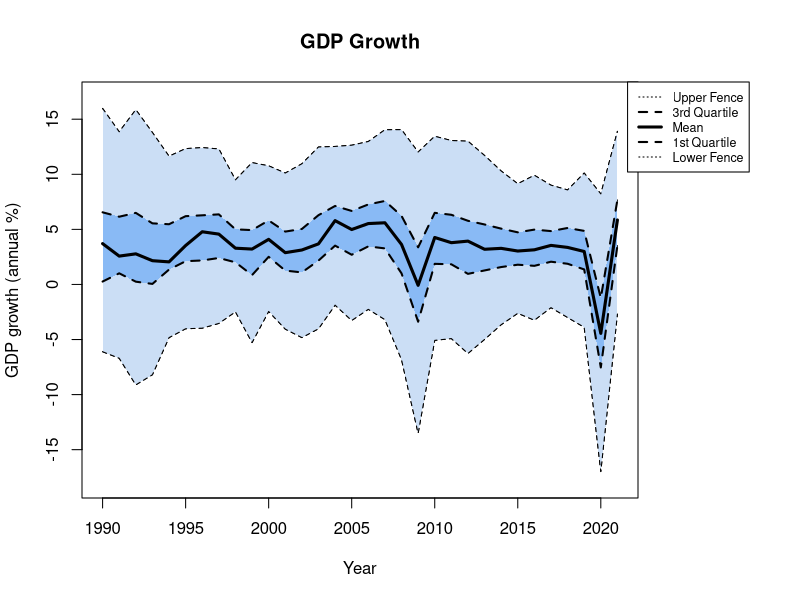
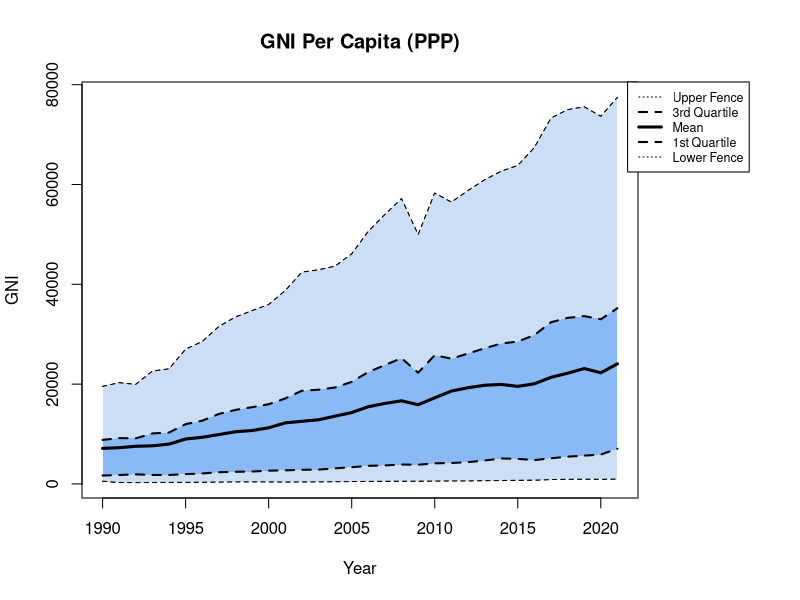
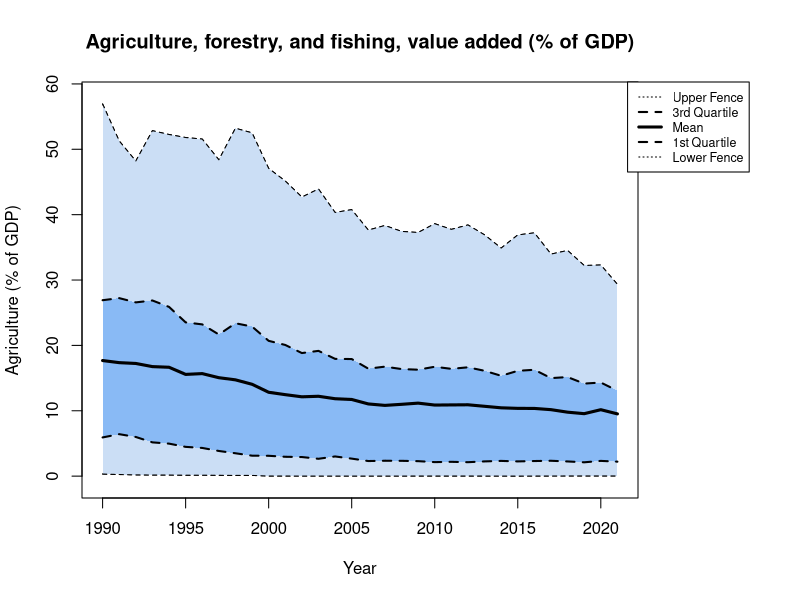
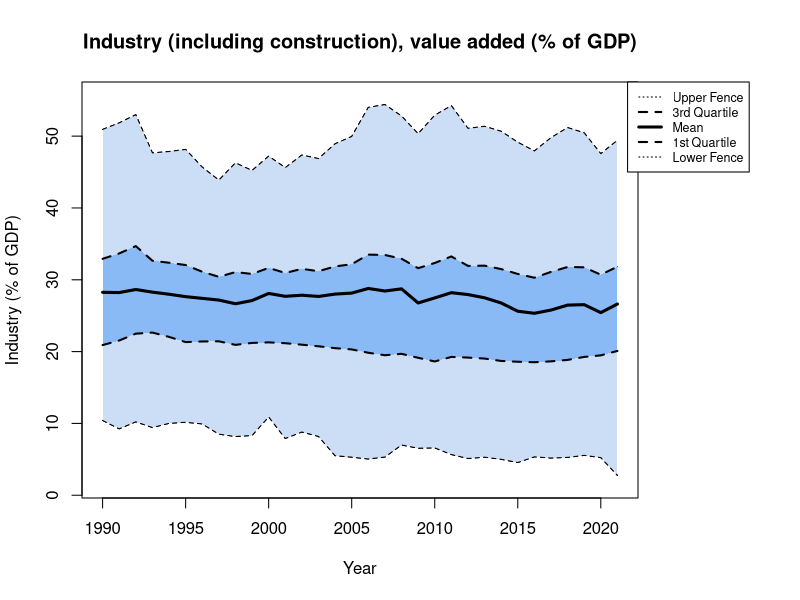
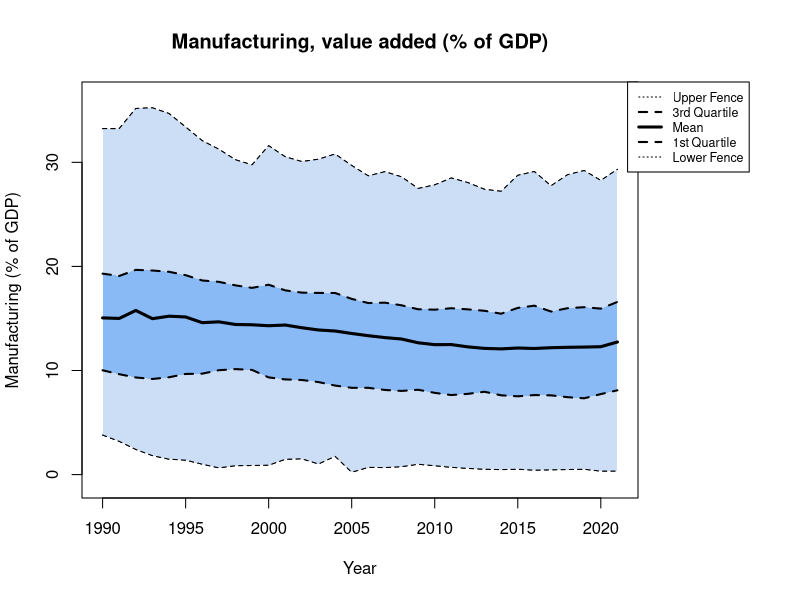
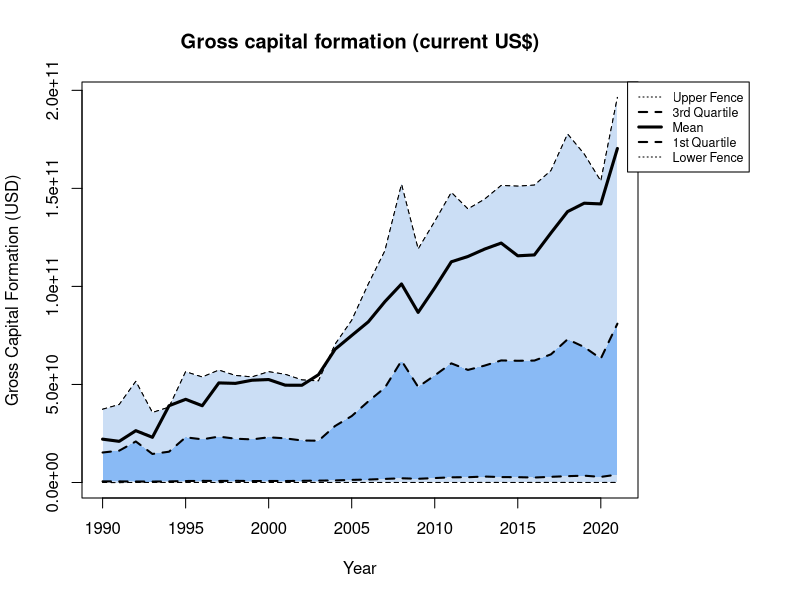

The R script that drew these images, in order:
# This project intends to address the question of whether changes in one common indicator of economic development may predict changes in other
# economic indicators over time. World Bank time-series data were downloaded for every country in the world from 1980 to 2022
# covering several common indicators of economic development, including: Gross National Income per Capita (PPP-adjusted); Manufacturing,
# value added (% of GDP); and GDP growth (%); among others. After visualizing the data, the Granger Causality test is applied at different orders (i.e. "lag" periods,
# e.g. 1 year, 2 years) to each possible pairing of WB indicators for each country. The ADF and KPSS tests are applied to each  
# country-indicator series to ensure that Granger stationarity requirements are met. Data series that fail the stationarity
# tests are transformed using the difference method and retested for stationarity. Data series that pass both rounds of stationarity testing 
# are analyzed using the Granger Causality test from the lmtest library. The number of successful (p<0.05) Granger Causality tests
# among all countries will form the basis of determining which economic development indicators (if any) are broadly beneficial in predicting
# information about other economic development indicators.

install.packages("lmtest")
install.packages("dplyr")
install.packages("tseries")
library(tseries)
library(lmtest)
library(dplyr)

#===== load tables needed for data analysis

Input_Table <- read.csv("world_bank_indicators.csv", header = TRUE, sep = ",")
Country_List <- unique(Input_Table$COUNTRY)
Econ_Indicators <- c("GDP_GROWTH", "GNI_CAPITA_PPP", "AG_GDP", "INDUSTRY_GDP", "MANUFACTURING_GDP", "GROSS_CAPITAL")

#===== define aggregate indicators from Input_Table

Q1 <- function(x) {
  quantile(x, probs = 0.25)
}

Q3 <- function(x) {
  quantile(x, probs = 0.75)
}

IQR1 <- function(x) {
  (Q3(x) - Q1(x))*1.5
}

UpperFence <- function(x) {
  if (Q3(x) + IQR1(x) > max(x)) {
    max(x)
  } else {
    Q3(x) + IQR1(x)
  }
}

LowerFence <- function(x) {
  if (Q1(x) - IQR1(x) < min(x)) {
    min(x)
  } else {
    Q1(x) - IQR1(x)
  } 
}

avgs_table <- cbind(aggregate(.~YEAR, Input_Table[, -c(1)], mean))
avgs = c("Avg_GDP", "Avg_GNI", "Avg_AG", "Avg_IND", "Avg_MANUF", "Avg_CAP")
for (i in 1:6) names(avgs_table)[names(avgs_table) == Econ_Indicators[i]] = avgs[i]

Q1_table <- cbind(aggregate(.~YEAR, Input_Table[, -c(1)], Q1))
Q1s = c("Q1_GDP", "Q1_GNI", "Q1_AG", "Q1_IND", "Q1_MANUF", "Q1_CAP")
for (i in 1:6) names(Q1_table)[names(Q1_table) == Econ_Indicators[i]] = Q1s[i]

Q3_table <- cbind(aggregate(.~YEAR, Input_Table[, -c(1)], Q3))
Q3s = c("Q3_GDP", "Q3_GNI", "Q3_AG", "Q3_IND", "Q3_MANUF", "Q3_CAP")
for (i in 1:6) names(Q3_table)[names(Q3_table) == Econ_Indicators[i]] = Q3s[i]

LF_table <- cbind(aggregate(.~YEAR, Input_Table[, -c(1)], LowerFence))
LFs = c("LF_GDP", "LF_GNI", "LF_AG", "LF_IND", "LF_MANUF", "LF_CAP")
for (i in 1:6) names(LF_table)[names(LF_table) == Econ_Indicators[i]] = LFs[i]

UF_table <- cbind(aggregate(.~YEAR, Input_Table[, -c(1)], UpperFence))
UFs = c("UF_GDP", "UF_GNI", "UF_AG", "UF_IND", "UF_MANUF", "UF_CAP")
for (i in 1:6) names(UF_table)[names(UF_table) == Econ_Indicators[i]] = UFs[i]

merge_list <- list(avgs_table, Q1_table, Q3_table, LF_table, UF_table)
viz_table <- Reduce(function(x, y) merge(x, y, all = TRUE), merge_list)

#===== visualize aggregated indicators: GDP

Avg_GDP_Growth <- viz_table$Avg_GDP
Q1_GDP_Growth <- viz_table$Q1_GDP
Q3_GDP_Growth <- viz_table$Q3_GDP
Lower_Fence_GDP_Growth <- viz_table$LF_GDP
Upper_Fence_GDP_Growth <- viz_table$UF_GDP

x_axis <- (1990:2021)

par(mar=c(5.1, 4.1, 4.1, 8.1), xpd=TRUE)

plot(x_axis, Avg_GDP_Growth, type = "l", col = "black", xlab = "Year", ylab = "GDP growth (annual %)", main = "GDP Growth", ylim = c(min(Lower_Fence_GDP_Growth)-1, max(Upper_Fence_GDP_Growth)+1))
lines(x_axis, Upper_Fence_GDP_Growth, type = "l", lty = 2, col = "black")
lines(x_axis, Q3_GDP_Growth, type = "l", lty = 2, col = "black")
lines(x_axis, Q1_GDP_Growth, type = "l", lty = 2, col = "black")
lines(x_axis, Lower_Fence_GDP_Growth, type = "l", lty = 2, col = "black")

polygon(c(x_axis, rev(x_axis)), c(Lower_Fence_GDP_Growth, rev(Q1_GDP_Growth)), col = "#cbdef5", lty = 0)
polygon(c(x_axis, rev(x_axis)), c(Q1_GDP_Growth, rev(Q3_GDP_Growth)), col = "#89baf5", lty = 0)
polygon(c(x_axis, rev(x_axis)), c(Q3_GDP_Growth, rev(Upper_Fence_GDP_Growth)), col = "#cbdef5", lty = 0)

lines(x_axis, Avg_GDP_Growth, type = "l", lwd = 3, col = "black")
lines(x_axis, Q1_GDP_Growth, type = "l", lwd = 2, lty = 2, col = "black")
lines(x_axis, Q3_GDP_Growth, type = "l", lty = 2, lwd = 2, col = "black")
lines(x_axis, Lower_Fence_GDP_Growth, type = "l", lty = 2, col = "black")
lines(x_axis, Upper_Fence_GDP_Growth, type = "l", lty = 2, col = "black")

legend("topright", inset=c(-0.2,0), cex = 0.75, legend = c("Upper Fence", "3rd Quartile", "Mean", "1st Quartile", "Lower Fence"), lty = c(3, 2, 1, 2, 3), lwd = c(1, 2, 3, 2, 1))

#===== visualize aggregated indicators: GNI Per Capita (PPP)

Avg_GNI <- viz_table$Avg_GNI
Q1_GNI <- viz_table$Q1_GNI
Q3_GNI <- viz_table$Q3_GNI
Lower_Fence_GNI <- viz_table$LF_GNI
Upper_Fence_GNI <- viz_table$UF_GNI

par(mar=c(5.1, 4.1, 4.1, 8.1), xpd=TRUE)

plot(x_axis, Avg_GNI, type = "l", col = "black", xlab = "Year", ylab = "GNI", main = "GNI Per Capita (PPP)", ylim = c(min(Lower_Fence_GNI)-1, max(Upper_Fence_GNI)+1))
lines(x_axis, Upper_Fence_GNI, type = "l", lty = 2, col = "black")
lines(x_axis, Q3_GNI, type = "l", lty = 2, col = "black")
lines(x_axis, Q1_GNI, type = "l", lty = 2, col = "black")
lines(x_axis, Lower_Fence_GNI, type = "l", lty = 2, col = "black")

polygon(c(x_axis, rev(x_axis)), c(Lower_Fence_GNI, rev(Q1_GNI)), col = "#cbdef5", lty = 0)
polygon(c(x_axis, rev(x_axis)), c(Q1_GNI, rev(Q3_GNI)), col = "#89baf5", lty = 0)
polygon(c(x_axis, rev(x_axis)), c(Q3_GNI, rev(Upper_Fence_GNI)), col = "#cbdef5", lty = 0)

lines(x_axis, Avg_GNI, type = "l", lwd = 3, col = "black")
lines(x_axis, Q1_GNI, type = "l", lwd = 2, lty = 2, col = "black")
lines(x_axis, Q3_GNI, type = "l", lty = 2, lwd = 2, col = "black")
lines(x_axis, Lower_Fence_GNI, type = "l", lty = 2, col = "black")
lines(x_axis, Upper_Fence_GNI, type = "l", lty = 2, col = "black")

legend("topright", inset=c(-0.2,0), cex = 0.75, legend = c("Upper Fence", "3rd Quartile", "Mean", "1st Quartile", "Lower Fence"), lty = c(3, 2, 1, 2, 3), lwd = c(1, 2, 3, 2, 1))

#===== visualize aggregated indicators: Agriculture (% of GDP)

Avg_AG <- viz_table$Avg_AG
Q1_AG <- viz_table$Q1_AG
Q3_AG <- viz_table$Q3_AG
Lower_Fence_AG <- viz_table$LF_AG
Upper_Fence_AG <- viz_table$UF_AG

par(mar=c(5.1, 4.1, 4.1, 8.1), xpd=TRUE)

plot(x_axis, Avg_AG, type = "l", col = "black", xlab = "Year", ylab = "Agriculture (% of GDP)", main = "Agriculture, forestry, and fishing, value added (% of GDP)", ylim = c(min(Lower_Fence_AG)-1, max(Upper_Fence_AG)+1))
lines(x_axis, Upper_Fence_AG, type = "l", lty = 2, col = "black")
lines(x_axis, Q3_AG, type = "l", lty = 2, col = "black")
lines(x_axis, Q1_AG, type = "l", lty = 2, col = "black")
lines(x_axis, Lower_Fence_AG, type = "l", lty = 2, col = "black")

polygon(c(x_axis, rev(x_axis)), c(Lower_Fence_AG, rev(Q1_AG)), col = "#cbdef5", lty = 0)
polygon(c(x_axis, rev(x_axis)), c(Q1_AG, rev(Q3_AG)), col = "#89baf5", lty = 0)
polygon(c(x_axis, rev(x_axis)), c(Q3_AG, rev(Upper_Fence_AG)), col = "#cbdef5", lty = 0)

lines(x_axis, Avg_AG, type = "l", lwd = 3, col = "black")
lines(x_axis, Q1_AG, type = "l", lwd = 2, lty = 2, col = "black")
lines(x_axis, Q3_AG, type = "l", lty = 2, lwd = 2, col = "black")
lines(x_axis, Lower_Fence_AG, type = "l", lty = 2, col = "black")
lines(x_axis, Upper_Fence_AG, type = "l", lty = 2, col = "black")

legend("topright", inset=c(-0.2,0), cex = 0.75, legend = c("Upper Fence", "3rd Quartile", "Mean", "1st Quartile", "Lower Fence"), lty = c(3, 2, 1, 2, 3), lwd = c(1, 2, 3, 2, 1))

#===== visualize aggregated indicators: Industry (% of GDP)

Avg_IND <- viz_table$Avg_IND
Q1_IND <- viz_table$Q1_IND
Q3_IND <- viz_table$Q3_IND
Lower_Fence_IND <- viz_table$LF_IND
Upper_Fence_IND <- viz_table$UF_IND

par(mar=c(5.1, 4.1, 4.1, 8.1), xpd=TRUE)

plot(x_axis, Avg_IND, type = "l", col = "black", xlab = "Year", ylab = "Industry (% of GDP)", main = "Industry (including construction), value added (% of GDP)", ylim = c(min(Lower_Fence_IND)-1, max(Upper_Fence_IND)+1))
lines(x_axis, Upper_Fence_IND, type = "l", lty = 2, col = "black")
lines(x_axis, Q3_IND, type = "l", lty = 2, col = "black")
lines(x_axis, Q1_IND, type = "l", lty = 2, col = "black")
lines(x_axis, Lower_Fence_IND, type = "l", lty = 2, col = "black")

polygon(c(x_axis, rev(x_axis)), c(Lower_Fence_IND, rev(Q1_IND)), col = "#cbdef5", lty = 0)
polygon(c(x_axis, rev(x_axis)), c(Q1_IND, rev(Q3_IND)), col = "#89baf5", lty = 0)
polygon(c(x_axis, rev(x_axis)), c(Q3_IND, rev(Upper_Fence_IND)), col = "#cbdef5", lty = 0)

lines(x_axis, Avg_IND, type = "l", lwd = 3, col = "black")
lines(x_axis, Q1_IND, type = "l", lwd = 2, lty = 2, col = "black")
lines(x_axis, Q3_IND, type = "l", lty = 2, lwd = 2, col = "black")
lines(x_axis, Lower_Fence_IND, type = "l", lty = 2, col = "black")
lines(x_axis, Upper_Fence_IND, type = "l", lty = 2, col = "black")

legend("topright", inset=c(-0.2,0), cex = 0.75, legend = c("Upper Fence", "3rd Quartile", "Mean", "1st Quartile", "Lower Fence"), lty = c(3, 2, 1, 2, 3), lwd = c(1, 2, 3, 2, 1))

#===== visualize aggregated indicators: Manufacturing (% of GDP)

Avg_MANUF <- viz_table$Avg_MANUF
Q1_MANUF <- viz_table$Q1_MANUF
Q3_MANUF <- viz_table$Q3_MANUF
Lower_Fence_MANUF <- viz_table$LF_MANUF
Upper_Fence_MANUF <- viz_table$UF_MANUF

par(mar=c(5.1, 4.1, 4.1, 8.1), xpd=TRUE)

plot(x_axis, Avg_MANUF, type = "l", col = "black", xlab = "Year", ylab = "Manufacturing (% of GDP)", main = "Manufacturing, value added (% of GDP)", ylim = c(min(Lower_Fence_MANUF)-1, max(Upper_Fence_MANUF)+1))
lines(x_axis, Upper_Fence_MANUF, type = "l", lty = 2, col = "black")
lines(x_axis, Q3_MANUF, type = "l", lty = 2, col = "black")
lines(x_axis, Q1_MANUF, type = "l", lty = 2, col = "black")
lines(x_axis, Lower_Fence_MANUF, type = "l", lty = 2, col = "black")

polygon(c(x_axis, rev(x_axis)), c(Lower_Fence_MANUF, rev(Q1_MANUF)), col = "#cbdef5", lty = 0)
polygon(c(x_axis, rev(x_axis)), c(Q1_MANUF, rev(Q3_MANUF)), col = "#89baf5", lty = 0)
polygon(c(x_axis, rev(x_axis)), c(Q3_MANUF, rev(Upper_Fence_MANUF)), col = "#cbdef5", lty = 0)

lines(x_axis, Avg_MANUF, type = "l", lwd = 3, col = "black")
lines(x_axis, Q1_MANUF, type = "l", lwd = 2, lty = 2, col = "black")
lines(x_axis, Q3_MANUF, type = "l", lty = 2, lwd = 2, col = "black")
lines(x_axis, Lower_Fence_MANUF, type = "l", lty = 2, col = "black")
lines(x_axis, Upper_Fence_MANUF, type = "l", lty = 2, col = "black")

legend("topright", inset=c(-0.2,0), cex = 0.75, legend = c("Upper Fence", "3rd Quartile", "Mean", "1st Quartile", "Lower Fence"), lty = c(3, 2, 1, 2, 3), lwd = c(1, 2, 3, 2, 1))

#===== visualize aggregated indicators: Gross capital formation (current US$)

Avg_CAP <- viz_table$Avg_CAP
Q1_CAP <- viz_table$Q1_CAP
Q3_CAP <- viz_table$Q3_CAP
Lower_Fence_CAP <- viz_table$LF_CAP
Upper_Fence_CAP <- viz_table$UF_CAP

par(mar=c(5.1, 4.1, 4.1, 8.1), xpd=TRUE)

plot(x_axis, Avg_CAP, type = "l", col = "black", xlab = "Year", ylab = "Gross Capital Formation (USD)", main = "Gross capital formation (current US$)", ylim = c(min(Lower_Fence_CAP)-1, max(Upper_Fence_CAP)+1))
lines(x_axis, Upper_Fence_CAP, type = "l", lty = 2, col = "black")
lines(x_axis, Q3_CAP, type = "l", lty = 2, col = "black")
lines(x_axis, Q1_CAP, type = "l", lty = 2, col = "black")
lines(x_axis, Lower_Fence_CAP, type = "l", lty = 2, col = "black")

polygon(c(x_axis, rev(x_axis)), c(Lower_Fence_CAP, rev(Q1_CAP)), col = "#cbdef5", lty = 0)
polygon(c(x_axis, rev(x_axis)), c(Q1_CAP, rev(Q3_CAP)), col = "#89baf5", lty = 0)
polygon(c(x_axis, rev(x_axis)), c(Q3_CAP, rev(Upper_Fence_CAP)), col = "#cbdef5", lty = 0)

lines(x_axis, Avg_CAP, type = "l", lwd = 3, col = "black")
lines(x_axis, Q1_CAP, type = "l", lwd = 2, lty = 2, col = "black")
lines(x_axis, Q3_CAP, type = "l", lty = 2, lwd = 2, col = "black")
lines(x_axis, Lower_Fence_CAP, type = "l", lty = 2, col = "black")
lines(x_axis, Upper_Fence_CAP, type = "l", lty = 2, col = "black")

legend("topright", inset=c(-0.2,0), cex = 0.75, legend = c("Upper Fence", "3rd Quartile", "Mean", "1st Quartile", "Lower Fence"), lty = c(3, 2, 1, 2, 3), lwd = c(1, 2, 3, 2, 1))

#=====Augmented Dickey-Fuller (ADF) test for Stationarity, a requirement for Granger Causality

# H0: time series is non-stationary or has a unit root
# HA: time series is stationary or trend stationary
# significance: p<0.05 to reject H0

ADF_df <- data.frame(COUNTRY = Country_List)

for (i in 3:8) {
  A <- NULL
  for (x in Country_List) { 
    B <- na.omit(Input_Table[Input_Table$COUNTRY == x, c(i)])
    if (length(B) == 0 | length(B) == 1) {
      A <- append(A, 1)
    } else {
      A <- append(A, adf.test(B)$p.value)
    }
  }
  ADF_df <- cbind(ADF_df, A)
}

Econ_Indicators1 = append(Econ_Indicators, "x", 0)

for ( i in 2:7) {
  colnames(ADF_df)[i] = Econ_Indicators1[i]
}

#===== Kwiatkowski-Phillips-Schmidt-Shin (KPSS) tests for trend Stationarity, a requirement for performing the Granger Causality test
# H0: time series is trend stationary
# HA: time series is not trend stationary
# significance: p<0.05 to reject H0

KPSS_df <- data.frame(COUNTRY = Country_List)

for (i in 3:8) {
  A <- NULL
  for (x in Country_List) {
    B <- na.omit(Input_Table[Input_Table$COUNTRY == x, c(i)])
    if (length(B) == 0 | length(B) == 1) {
      A <- append(A, 0)
    } else {
      A <- append(A, kpss.test(B)$p.value)
    }
  }
  KPSS_df <- cbind(KPSS_df, A)
}

for (i in 2:7) {
  colnames(KPSS_df)[i] = Econ_Indicators1[i]
}

#===== Identifying country-indicator time series stationarity, comparison of ADP and KPSS
# Case 1: "Stationary" - ADF: p < 0.05 & KPSS: p > 0.05
# Case 2: "Difference Stationary" - ADF: p < 0.05 & KPSS: p < 0.05
# Case 3: "Trend Stationary" - ADF: p > 0.05 & KPSS: p > 0.05
# Case 4: "Unit Root" - ADF: p > 0.05 & KPSS: p < 0.05

ADF_KPSS_df <- data.frame(COUNTRY = Country_List)

Case_Test <- function(x, y) {
  if (x < 0.05 && y > 0.05) {
    "Case 1"
  } else if (x < 0.05 && y < 0.05) {
    "Case 2"
  } else if (x == 1 | y == 1) {
    "Case 4"
  } else if (x > 0.05 && y > 0.05) {
    "Case 3"
  } else if (x > 0.05 && y < 0.05) {
    "Case 4"
  }
}

for (i in 2:7) {
  D <- NULL
  C <- NULL
  for (x in Country_List) {
    A <- ADF_df[ADF_df$COUNTRY == x, c(i)]
    B <- KPSS_df[KPSS_df$COUNTRY == x, c(i)]
    C <- Case_Test(A, B)
    D <- append(D, C)
  }
  ADF_KPSS_df <- cbind(ADF_KPSS_df, D)
}

for (i in 2:7) {
  colnames(ADF_KPSS_df)[i] = Econ_Indicators1[i]
}

Case_1_count <- sum(ADF_KPSS_df == "Case 1")
Case_2_count <- sum(ADF_KPSS_df == "Case 2")
Case_3_count <- sum(ADF_KPSS_df == "Case 3")
Case_4_count <- sum(ADF_KPSS_df == "Case 4")

#===== Difference method on Case 2 & Case 3

# the following variables (_Case_4) each contain a vector containing all countries that failed the ADF/KPSS tests 
GDP_Case_4 <- ADF_KPSS_df[ADF_KPSS_df$GDP_GROWTH == "Case 4", c(1)]
GNI_Case_4 <- ADF_KPSS_df[ADF_KPSS_df$GNI_CAPITA_PPP == "Case 4", c(1)]
AG_Case_4 <- ADF_KPSS_df[ADF_KPSS_df$AG_GDP == "Case 4", c(1)]
IND_Case_4 <- ADF_KPSS_df[ADF_KPSS_df$INDUSTRY_GDP == "Case 4", c(1)]
MANU_Case_4 <- ADF_KPSS_df[ADF_KPSS_df$MANUFACTURING_GDP == "Case 4", c(1)]
CAP_Case_4 <- ADF_KPSS_df[ADF_KPSS_df$GROSS_CAPITAL == "Case 4", c(1)]

# create a new table from Input_Table and exclude datapoints associated with ADF/KPSS Case_4 outcomes
Transition_Table <- Input_Table

for (x in GDP_Case_4) {
  Transition_Table[Transition_Table$COUNTRY == x, c(3)] = NA
}

for (x in GNI_Case_4) {
  Transition_Table[Transition_Table$COUNTRY == x, c(4)] = NA
}

for (x in AG_Case_4) {
  Transition_Table[Transition_Table$COUNTRY == x, c(5)] = NA
}

for (x in IND_Case_4) {
  Transition_Table[Transition_Table$COUNTRY == x, c(6)] = NA
}

for (x in MANU_Case_4) {
  Transition_Table[Transition_Table$COUNTRY == x, c(7)] = NA
}

for (x in CAP_Case_4) {
  Transition_Table[Transition_Table$COUNTRY == x, c(8)] = NA
}

# identify countries where ADF/KPSS tests succeeded or partially succeeded and apply the difference method to those series
GDP_Cases <- ADF_KPSS_df[ADF_KPSS_df$GDP_GROWTH == "Case 1" | ADF_KPSS_df$GDP_GROWTH == "Case 2" | ADF_KPSS_df$GDP_GROWTH == "Case 3", c(1)]
GNI_Cases <- ADF_KPSS_df[ADF_KPSS_df$GNI_CAPITA_PPP == "Case 1" | ADF_KPSS_df$GNI_CAPITA_PPP == "Case 2" | ADF_KPSS_df$GNI_CAPITA_PPP == "Case 3", c(1)]
AG_Cases <- ADF_KPSS_df[ADF_KPSS_df$AG_GDP == "Case 1" | ADF_KPSS_df$AG_GDP == "Case 2" | ADF_KPSS_df$AG_GDP == "Case 3", c(1)]
IND_Cases <- ADF_KPSS_df[ADF_KPSS_df$INDUSTRY_GDP == "Case 1" | ADF_KPSS_df$INDUSTRY_GDP == "Case 2" | ADF_KPSS_df$INDUSTRY_GDP == "Case 3", c(1)]
MANU_Cases <- ADF_KPSS_df[ADF_KPSS_df$MANUFACTURING_GDP == "Case 1" | ADF_KPSS_df$MANUFACTURING_GDP == "Case 2" | ADF_KPSS_df$MANUFACTURING_GDP == "Case 3", c(1)]
CAP_Cases <- ADF_KPSS_df[ADF_KPSS_df$GROSS_CAPITAL == "Case 1" | ADF_KPSS_df$GROSS_CAPITAL == "Case 2" | ADF_KPSS_df$GROSS_CAPITAL == "Case 3", c(1)]

for (x in GDP_Cases) {
    B <- Transition_Table[Transition_Table$COUNTRY == x, c(3)]
    A <- diff(B)
    A <- append(A, NA)
    Transition_Table[Transition_Table$COUNTRY == x, c(3)] = A
  }

for (x in GNI_Cases) {
  B <- Transition_Table[Transition_Table$COUNTRY == x, c(4)]
  A <- diff(B)
  A <- append(A, NA)
  Transition_Table[Transition_Table$COUNTRY == x, c(4)] = A
}

for (x in AG_Cases) {
  B <- Transition_Table[Transition_Table$COUNTRY == x, c(5)]
  A <- diff(B)
  A <- append(A, NA)
  Transition_Table[Transition_Table$COUNTRY == x, c(5)] = A
}

for (x in IND_Cases) {
  B <- Transition_Table[Transition_Table$COUNTRY == x, c(6)]
  A <- diff(B)
  A <- append(A, NA)
  Transition_Table[Transition_Table$COUNTRY == x, c(6)] = A
}

for (x in MANU_Cases) {
  B <- Transition_Table[Transition_Table$COUNTRY == x, c(7)]
  A <- diff(B)
  A <- append(A, NA)
  Transition_Table[Transition_Table$COUNTRY == x, c(7)] = A
}

for (x in CAP_Cases) {
  B <- Transition_Table[Transition_Table$COUNTRY == x, c(8)]
  A <- diff(B)
  A <- append(A, NA)
  Transition_Table[Transition_Table$COUNTRY == x, c(8)] = A
}

#===== Second ADF Test (Transition_Table)

ADF_df_2 <- data.frame(COUNTRY = Country_List)

for (i in 3:8) {
  A <- NULL
  for (x in Country_List) {
    B <- na.omit(Transition_Table[Transition_Table$COUNTRY == x, c(i)])
    if (length(B) == 0 | length(B) == 1) {
      A <- append(A, 1)
    } else {
      A <- append(A, adf.test(B)$p.value)
    }
  }
  ADF_df_2 <- cbind(ADF_df_2, A)
}

for ( i in 2:7) {
  colnames(ADF_df_2)[i] = Econ_Indicators1[i]
}

#===== Second KPSS test on (Transition_Table)

KPSS_df_2 <- data.frame(COUNTRY = Country_List)

for (i in 3:8) {
  A <- NULL
  for (x in Country_List) {
    B <- na.omit(Transition_Table[Transition_Table$COUNTRY == x, c(i)])
    if (length(B) == 0 | length(B) == 1) {
      A <- append(A, 0)
    } else {
      A <- append(A, kpss.test(B)$p.value)
    }
  }
  KPSS_df_2 <- cbind(KPSS_df_2, A)
}

for (i in 2:7) {
  colnames(KPSS_df_2)[i] = Econ_Indicators1[i]
}

#====Throw out all values that don't pass (ADF p < 0.05 & KPSS p > 0.05) from "Transition_Table"
# Resulting in "Transformed_Table"

ADF_KPSS_df_2 <- data.frame(COUNTRY = Country_List)

Case_Test_2 <- function(x, y) {
  if (x < 0.05 && y > 0.05) {
    "Case 1"
  } else "Case 4"
}

for (i in 2:7) {
  D <- NULL
  C <- NULL
  for (x in Country_List) {
    A <- ADF_df_2[ADF_df_2$COUNTRY == x, c(i)]
    B <- KPSS_df_2[KPSS_df_2$COUNTRY == x, c(i)]
    C <- Case_Test_2(A, B)
    D <- append(D, C)
  }
  ADF_KPSS_df_2 <- cbind(ADF_KPSS_df_2, D)
}

# create a new table from Transition_Table and exclude datapoints associated with ADF/KPSS Case_4 outcomes
Transformed_Table <- Transition_Table

GDP_Case_4 <- ADF_KPSS_df_2[ADF_KPSS_df_2$GDP_GROWTH == "Case 4", c(1)]
GNI_Case_4 <- ADF_KPSS_df_2[ADF_KPSS_df_2$GNI_CAPITA_PPP == "Case 4", c(1)]
AG_Case_4 <- ADF_KPSS_df_2[ADF_KPSS_df_2$AG_GDP == "Case 4", c(1)]
IND_Case_4 <- ADF_KPSS_df_2[ADF_KPSS_df_2$INDUSTRY_GDP == "Case 4", c(1)]
MANU_Case_4 <- ADF_KPSS_df_2[ADF_KPSS_df_2$MANUFACTURING_GDP == "Case 4", c(1)]
CAP_Case_4 <- ADF_KPSS_df_2[ADF_KPSS_df_2$GROSS_CAPITAL == "Case 4", c(1)]

for (x in GDP_Case_4) {
  Transformed_Table[Transformed_Table$COUNTRY == x, c(3)] = NA
}

for (x in GNI_Case_4) {
  Transformed_Table[Transformed_Table$COUNTRY == x, c(4)] = NA
}

for (x in AG_Case_4) {
  Transformed_Table[Transformed_Table$COUNTRY == x, c(5)] = NA
}

for (x in IND_Case_4) {
  Transformed_Table[Transformed_Table$COUNTRY == x, c(6)] = NA
}

for (x in MANU_Case_4) {
  Transformed_Table[Transformed_Table$COUNTRY == x, c(7)] = NA
}

for (x in CAP_Case_4) {
  Transformed_Table[Transformed_Table$COUNTRY == x, c(8)] = NA
}

Trans_Table_NAs <- as.numeric(paste0(table(is.na(Transformed_Table)))[2])
Trans_Table <- as.numeric(paste0(table(is.na(Transformed_Table)))[1])

#===== Granger analysis on Transformed_Table

# create Output_Table with each country corresponding to orders ("lags") 1-5
A <- NULL
COUNTRIES <- NULL
Lag_ <- NULL

for (x in Country_List) {
  A <- c(x, x, x, x, x)
  COUNTRIES <- c(COUNTRIES, A)
}

for (i in 1:length(Country_List)) {
  A <- c(1, 2, 3, 4, 5)
  Lag_ <- c(Lag_, A)
}

Output_Table <- data.frame(COUNTRIES, Lag_)

# define granger function such that any error will return 1, which will allow easier tabulation of successful (p<0.05) granger tests later
granger_test <- function(x, y, z, XX) {
  tryCatch(
    {
      a = grangertest(x ~ y, order = z, data = XX)
      return(a)
    },
    error = function(e) {
      return(1)
    }
  )
}

granger_fail <- NULL

for (i in 3:8) {
  J <- c(3:8)[-(i-2)] #permits testing of distinct economic indicators (i.e. GDP ~ GNI, GNI ~ Ag; neither GDP ~ GDP nor GNI ~ GNI)
  for (j in J) {
    A <- NULL
    B <- NULL
    C <- NULL
    granger_result = NULL
    for (x in Country_List) {
      O <- NULL
      A <- Transformed_Table[Transformed_Table$COUNTRY == x, c(i)]
      B <- Transformed_Table[Transformed_Table$COUNTRY == x, c(j)]
      if (length(na.omit(A)) == 0 | length(na.omit(B)) == 0) {
        O <- c(1, 1, 1, 1, 1) # if series A or B is empty (i.e. "Case_4" such that all values were transformed to NA), then granger values are recorded as 1
        granger_fail <- append(granger_fail, 1)
      } else {
        L <- length(A)
        for (p in 1:L) { # this for loop snips time series (A and B) of differing lengths such that the lengths of the resulting A and B are equal  
          if (is.na(A[p]) | is.na(B[p])) {
            A <- A[c(-p)]
            B <- B[c(-p)]
          }
        }
        m <- matrix(c(A, B), ncol = 2) # transform vectors A and B into a matrix (requirement for time series transformation)
        myts <- ts(m, start = 1, frequency = 1) # transform matrix into time series (requirement for granger analysis)
        for (k in 1:5) {
          granger_result <- granger_test(A, B, k, myts)
          if ("numeric" %in% class(granger_result)) { # "numeric" corresponds to granger_test TryCatch transforming an error to 1
            D <- 1
            granger_fail <- append(granger_fail, 1) # record this failure for final performance summary
          } else {
            D <- granger_result["Pr(>F)"][2,] # extracting p-values from the result object of grangertest() via indexing
          }
          O <- append(O, D)
        }
      }
      C <- c(C, O)
      C <- ifelse(is.nan(C), 1, C)
    }
    Output_Table <- cbind(Output_Table, C)
  }
}

granger_fail <- sum(granger_fail)

Columns <- NULL

for (x in 1:6) {
  Y <- c(1:6)[-x] 
  for (y in Y) {
    bb <- Econ_Indicators[x]
    qq <- Econ_Indicators[y]
    Columns <- append(Columns, paste(bb, "~", qq, sep = " "))
  }
}

for (i in 1:length(Columns)) {
  colnames(Output_Table)[i+2] = Columns[i]
}

# ==== Summarize Output_Table
# Order1 Table
Order1 <- Econ_Indicators
Table1 <- data.frame(Order1)
A <- NULL
B <- NULL
C <- NA

for (i in 3:7) {
  A <- Output_Table[Output_Table$Lag_ == 1, c(i)]
  B <- sum(A <= 0.05)
  C <- append(C, B)
}
Table1 <- cbind(Table1, C)

C <- NULL
for (i in 8:12) {
  A <- Output_Table[Output_Table$Lag_ == 1, c(i)]
  B <- sum(A <= 0.05)
  C <- append(C, B)
  if (i == 8) {
    C <- append(C, NA)
  }
}
Table1 <- cbind(Table1, C)

C <- NULL
for (i in 13:17) {
  A <- Output_Table[Output_Table$Lag_ == 1, c(i)]
  B <- sum(A <= 0.05)
  C <- append(C, B)
  if (i == 14) {
    C <- append(C, NA)
  }
}
Table1 <- cbind(Table1, C)

C <- NULL
for (i in 18:22) {
  A <- Output_Table[Output_Table$Lag_ == 1, c(i)]
  B <- sum(A <= 0.05)
  C <- append(C, B)
  if (i == 20) {
    C <- append(C, NA)
  }
}
Table1 <- cbind(Table1, C)

C <- NULL
for (i in 23:27) {
  A <- Output_Table[Output_Table$Lag_ == 1, c(i)]
  B <- sum(A <= 0.05)
  C <- append(C, B)
  if (i == 26) {
    C <- append(C, NA)
  }
}
Table1 <- cbind(Table1, C)

C <- NULL
for (i in 28:32) {
  A <- Output_Table[Output_Table$Lag_ == 1, c(i)]
  B <- sum(A <= 0.05)
  C <- append(C, B)
  if (i == 32) {
    C <- append(C, NA)
  }
}
Table1 <- cbind(Table1, C)
for (i in 1:length(Econ_Indicators)) {
  colnames(Table1)[i+1] = Econ_Indicators[i]
}

# Order2 Table
Order2 <- Econ_Indicators
Table2 <- data.frame(Order2)
A <- NULL
B <- NULL
C <- NA

for (i in 3:7) {
  A <- Output_Table[Output_Table$Lag_ == 2, c(i)]
  B <- sum(A <= 0.05)
  C <- append(C, B)
}
Table2 <- cbind(Table2, C)

C <- NULL
for (i in 8:12) {
  A <- Output_Table[Output_Table$Lag_ == 2, c(i)]
  B <- sum(A <= 0.05)
  C <- append(C, B)
  if (i == 8) {
    C <- append(C, NA)
  }
}
Table2 <- cbind(Table2, C)

C <- NULL
for (i in 13:17) {
  A <- Output_Table[Output_Table$Lag_ == 2, c(i)]
  B <- sum(A <= 0.05)
  C <- append(C, B)
  if (i == 14) {
    C <- append(C, NA)
  }
}
Table2 <- cbind(Table2, C)

C <- NULL
for (i in 18:22) {
  A <- Output_Table[Output_Table$Lag_ == 2, c(i)]
  B <- sum(A <= 0.05)
  C <- append(C, B)
  if (i == 20) {
    C <- append(C, NA)
  }
}
Table2 <- cbind(Table2, C)

C <- NULL
for (i in 23:27) {
  A <- Output_Table[Output_Table$Lag_ == 2, c(i)]
  B <- sum(A <= 0.05)
  C <- append(C, B)
  if (i == 26) {
    C <- append(C, NA)
  }
}
Table2 <- cbind(Table2, C)

C <- NULL
for (i in 28:32) {
  A <- Output_Table[Output_Table$Lag_ == 2, c(i)]
  B <- sum(A <= 0.05)
  C <- append(C, B)
  if (i == 32) {
    C <- append(C, NA)
  }
}
Table2 <- cbind(Table2, C)
for (i in 1:length(Econ_Indicators)) {
  colnames(Table2)[i+1] = Econ_Indicators[i]
}

# Order3 Table
Order3 <- Econ_Indicators
Table3 <- data.frame(Order3)
A <- NULL
B <- NULL
C <- NA

for (i in 3:7) {
  A <- Output_Table[Output_Table$Lag_ == 3, c(i)]
  B <- sum(A <= 0.05)
  C <- append(C, B)
}
Table3 <- cbind(Table3, C)

C <- NULL
for (i in 8:12) {
  A <- Output_Table[Output_Table$Lag_ == 3, c(i)]
  B <- sum(A <= 0.05)
  C <- append(C, B)
  if (i == 8) {
    C <- append(C, NA)
  }
}
Table3 <- cbind(Table3, C)

C <- NULL
for (i in 13:17) {
  A <- Output_Table[Output_Table$Lag_ == 3, c(i)]
  B <- sum(A <= 0.05)
  C <- append(C, B)
  if (i == 14) {
    C <- append(C, NA)
  }
}
Table3 <- cbind(Table3, C)

C <- NULL
for (i in 18:22) {
  A <- Output_Table[Output_Table$Lag_ == 3, c(i)]
  B <- sum(A <= 0.05)
  C <- append(C, B)
  if (i == 20) {
    C <- append(C, NA)
  }
}
Table3 <- cbind(Table3, C)

C <- NULL
for (i in 23:27) {
  A <- Output_Table[Output_Table$Lag_ == 3, c(i)]
  B <- sum(A <= 0.05)
  C <- append(C, B)
  if (i == 26) {
    C <- append(C, NA)
  }
}
Table3 <- cbind(Table3, C)

C <- NULL
for (i in 28:32) {
  A <- Output_Table[Output_Table$Lag_ == 3, c(i)]
  B <- sum(A <= 0.05)
  C <- append(C, B)
  if (i == 32) {
    C <- append(C, NA)
  }
}
Table3 <- cbind(Table3, C)
for (i in 1:length(Econ_Indicators)) {
  colnames(Table3)[i+1] = Econ_Indicators[i]
}

# Order4 Table
Order4 <- Econ_Indicators
Table4 <- data.frame(Order4)
A <- NULL
B <- NULL
C <- NA

for (i in 3:7) {
  A <- Output_Table[Output_Table$Lag_ == 4, c(i)]
  B <- sum(A <= 0.05)
  C <- append(C, B)
}
Table4 <- cbind(Table4, C)

C <- NULL
for (i in 8:12) {
  A <- Output_Table[Output_Table$Lag_ == 4, c(i)]
  B <- sum(A <= 0.05)
  C <- append(C, B)
  if (i == 8) {
    C <- append(C, NA)
  }
}
Table4 <- cbind(Table4, C)

C <- NULL
for (i in 13:17) {
  A <- Output_Table[Output_Table$Lag_ == 4, c(i)]
  B <- sum(A <= 0.05)
  C <- append(C, B)
  if (i == 14) {
    C <- append(C, NA)
  }
}
Table4 <- cbind(Table4, C)

C <- NULL
for (i in 18:22) {
  A <- Output_Table[Output_Table$Lag_ == 4, c(i)]
  B <- sum(A <= 0.05)
  C <- append(C, B)
  if (i == 20) {
    C <- append(C, NA)
  }
}
Table4 <- cbind(Table4, C)

C <- NULL
for (i in 23:27) {
  A <- Output_Table[Output_Table$Lag_ == 4, c(i)]
  B <- sum(A <= 0.05)
  C <- append(C, B)
  if (i == 26) {
    C <- append(C, NA)
  }
}
Table4 <- cbind(Table4, C)

C <- NULL
for (i in 28:32) {
  A <- Output_Table[Output_Table$Lag_ == 4, c(i)]
  B <- sum(A <= 0.05)
  C <- append(C, B)
  if (i == 32) {
    C <- append(C, NA)
  }
}
Table4 <- cbind(Table4, C)
for (i in 1:length(Econ_Indicators)) {
  colnames(Table4)[i+1] = Econ_Indicators[i]
}

# Order5 Table
Order5 <- Econ_Indicators
Table5 <- data.frame(Order5)
A <- NULL
B <- NULL
C <- NA

for (i in 3:7) {
  A <- Output_Table[Output_Table$Lag_ == 5, c(i)]
  B <- sum(A <= 0.05)
  C <- append(C, B)
}
Table5 <- cbind(Table5, C)

C <- NULL
for (i in 8:12) {
  A <- Output_Table[Output_Table$Lag_ == 5, c(i)]
  B <- sum(A <= 0.05)
  C <- append(C, B)
  if (i == 8) {
    C <- append(C, NA)
  }
}
Table5 <- cbind(Table5, C)

C <- NULL
for (i in 13:17) {
  A <- Output_Table[Output_Table$Lag_ == 5, c(i)]
  B <- sum(A <= 0.05)
  C <- append(C, B)
  if (i == 14) {
    C <- append(C, NA)
  }
}
Table5 <- cbind(Table5, C)

C <- NULL
for (i in 18:22) {
  A <- Output_Table[Output_Table$Lag_ == 5, c(i)]
  B <- sum(A <= 0.05)
  C <- append(C, B)
  if (i == 20) {
    C <- append(C, NA)
  }
}
Table5 <- cbind(Table5, C)

C <- NULL
for (i in 23:27) {
  A <- Output_Table[Output_Table$Lag_ == 5, c(i)]
  B <- sum(A <= 0.05)
  C <- append(C, B)
  if (i == 26) {
    C <- append(C, NA)
  }
}
Table5 <- cbind(Table5, C)

C <- NULL
for (i in 28:32) {
  A <- Output_Table[Output_Table$Lag_ == 5, c(i)]
  B <- sum(A <= 0.05)
  C <- append(C, B)
  if (i == 32) {
    C <- append(C, NA)
  }
}
Table5 <- cbind(Table5, C)
for (i in 1:length(Econ_Indicators)) {
  colnames(Table5)[i+1] = Econ_Indicators[i]
}

# Calculate total number of Granger successes

granger_sum <- NULL
for (i in 2:7) {
  granger_sum <- append(granger_sum, sum(na.omit(Table1[i])))
}

for (i in 2:7) {
  granger_sum <- append(granger_sum, sum(na.omit(Table2[i])))
}

for (i in 2:7) {
  granger_sum <- append(granger_sum, sum(na.omit(Table3[i])))
}

for (i in 2:7) {
  granger_sum <- append(granger_sum, sum(na.omit(Table4[i])))
}

for (i in 2:7) {
  granger_sum <- append(granger_sum, sum(na.omit(Table5[i])))
}

granger_sum <- sum(granger_sum)

# Print summary of Granger analyses

summary_funct <- function(a, b, c, d, e, f, g, h) {
  print("World Bank csv file download covered 217 countries, 6 economic development indicators, and 43 years (1980-2022).")
  print("Out of a total possible 55,986 data points, actions were taken to eliminate NULL/empty values, resulting in 199 countries")
  print("over 1990-2021: 1,194 data series or 37,554 data points, of which 3,757 (10%) are NULL/empty and 71 are imputed (0.1%).")
  print("See metadata & data cleaning Excel file for more detail.")
  cat("\n")
  print(paste0(a, " data series passed ADF & KPSS tests. ", b + c, " partially passed the tests and require further transformation,"))
  print(paste0("and ", d, " did not pass either test."))
  print(paste0("Following transformation via difference method and re-testing, the resulting dataframe included ", e, " NAs and"))
  print(paste0(f, " non-null values."))
  cat("\n")
  print(paste0("The Granger Test was executed ", 30845 - g, " times, and skipped (due to data series failing to meet requirements) ", g, " times"))
  print(paste0("Of the ", 30845 - g, " Granger tests, ", h, " (1.4%) were successful (p<0.05), as represented below by Order#."))
}

summary_funct(Case_1_count,
              Case_2_count,
              Case_3_count,
              Case_4_count,
              Trans_Table_NAs,
              Trans_Table,
              granger_fail,
              granger_sum)
Table1
Table2
Table3
Table4
Table5
